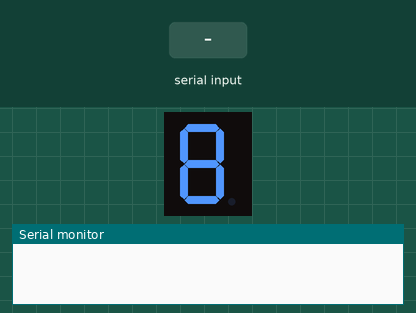
Recording of a sketch running on a simulated Arduino Uno, built with avr-gcc and run on an emulated ATmega328P. Parts: 1-digit seven-segment display, the last lines printed to the serial monitor. Wiring (inferred from the names in the program): 1-digit 7-segment display, segments lit when LOW: segments pin 2, pin 3, pin 4, pin 5, pin 6, pin 7, pin 8. The inputs (shaded band) are chosen by the test bench. The segment pins are drawn as the display they are named for.

Above: at 1.2 s.
1.3 s: "90,45\n" received over Serial
At 3.0 s:
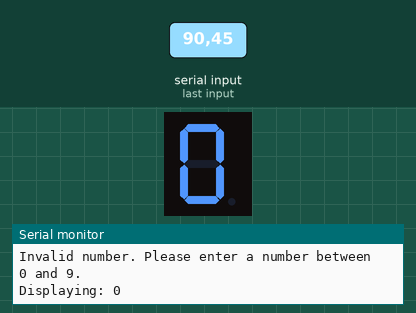
3.8 s: "1\n" received over Serial
At 4.6 s:
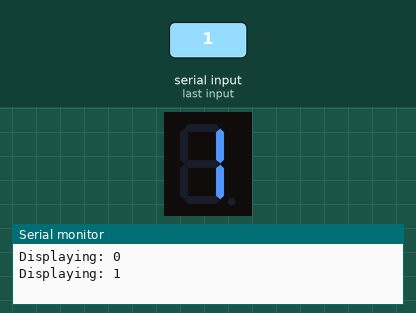
6.3 s: "2\n" received over Serial
At 6.7 s:
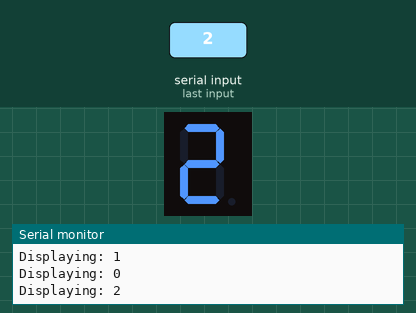
8.8 s: "3\n" received over Serial
At 9.6 s:
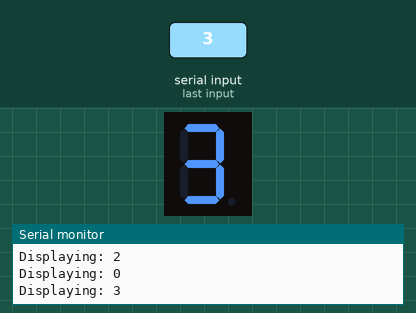
11.3 s: "4\n" received over Serial
At 11.7 s:
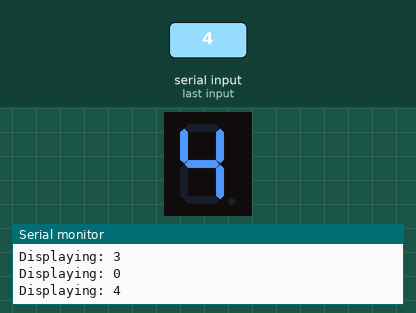
13.8 s: "5\n" received over Serial
At 14.6 s:
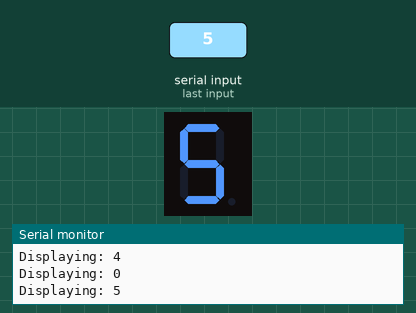
Timing chart, 0 to 16.8 s (numbered marks = the images above; inputs shaded):
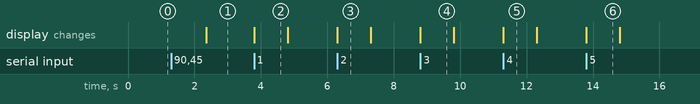

The sketch:

nov.ino
```cpp
int a = 2;
int b = 3;
int c = 4;
int d = 5;
int e = 6;
int f = 7;
int g = 8;

void setup() {
  Serial.begin(9600);
  pinMode(a, OUTPUT);
  pinMode(b, OUTPUT);
  pinMode(c, OUTPUT);
  pinMode(d, OUTPUT);
  pinMode(e, OUTPUT);
  pinMode(f, OUTPUT);
  pinMode(g, OUTPUT);
}

void displayNumber(int number) {
  digitalWrite(a, HIGH);
  digitalWrite(b, HIGH);
  digitalWrite(c, HIGH);
  digitalWrite(d, HIGH);
  digitalWrite(e, HIGH);
  digitalWrite(f, HIGH);
  digitalWrite(g, HIGH);

  switch (number) {
    case 0:
      digitalWrite(a, LOW);
      digitalWrite(b, LOW);
      digitalWrite(c, LOW);
      digitalWrite(d, LOW);
      digitalWrite(e, LOW);
      digitalWrite(f, LOW);
      break;
    case 1:
      digitalWrite(a, HIGH);
      digitalWrite(b, LOW);
      digitalWrite(c, LOW);
      digitalWrite(d, HIGH);
      digitalWrite(e, HIGH);
      digitalWrite(f, HIGH);
      break;
    case 2:
      digitalWrite(a, LOW);
      digitalWrite(b, LOW);
      digitalWrite(c, HIGH);
      digitalWrite(d, LOW);
      digitalWrite(e, LOW);
      digitalWrite(f, HIGH);
      digitalWrite(g, LOW);
      break;
    case 3:
      digitalWrite(a, LOW);
      digitalWrite(b, LOW);
      digitalWrite(c, LOW);
      digitalWrite(d, LOW);
      digitalWrite(e, HIGH);
      digitalWrite(g, LOW);
      break;
    case 4:
      digitalWrite(a, HIGH);
      digitalWrite(b, LOW);
      digitalWrite(c, LOW);
      digitalWrite(d, HIGH);
      digitalWrite(e, HIGH);
      digitalWrite(f, LOW);
      digitalWrite(g, LOW);
      break;
    case 5:
      digitalWrite(a, LOW);
      digitalWrite(b, HIGH);
      digitalWrite(c, LOW);
      digitalWrite(d, LOW);
      digitalWrite(e, HIGH);
      digitalWrite(f, LOW);
      digitalWrite(g, LOW);
      break;
    case 6:
      digitalWrite(a, LOW);
      digitalWrite(b, HIGH);
      digitalWrite(c, LOW);
      digitalWrite(d, LOW);
      digitalWrite(e, LOW);
      digitalWrite(f, LOW);
      digitalWrite(g, LOW);
      break;
    case 7:
      digitalWrite(a, LOW);
      digitalWrite(b, LOW);
      digitalWrite(c, LOW);
      digitalWrite(d, HIGH);
      digitalWrite(e, HIGH);
      digitalWrite(f, HIGH);
      digitalWrite(g, HIGH);
      break;
    case 8:
      digitalWrite(a, LOW);
      digitalWrite(b, LOW);
      digitalWrite(c, LOW);
      digitalWrite(d, LOW);
      digitalWrite(e, LOW);
      digitalWrite(f, LOW);
      digitalWrite(g, LOW);

      break;
    case 9:
      digitalWrite(a, LOW);
      digitalWrite(b, LOW);
      digitalWrite(c, LOW);
      digitalWrite(d, LOW);
      digitalWrite(e, HIGH);
      digitalWrite(f, LOW);
      digitalWrite(g, LOW);
      break;
    default:
      Serial.println("Invalid number");
  }
}

void loop() {
  if (Serial.available() > 0) {
    int number = Serial.parseInt();
    if (number >= 0 && number <= 9) {
      displayNumber(number);
      Serial.print("Displaying: ");
      Serial.println(number);
    } else {
      Serial.println("Invalid number. Please enter a number between 0 and 9.");
    }
  }
}
```

Measured:
- after the input at 1.3 s, the display: changes after 1.1 s (image 1)
- after the input at 3.8 s, the display: changes at once (image 2)
- after the input at 6.3 s, the display: changes at once (image 3)
- after the input at 8.8 s, the display: changes at once (image 4)
- after the input at 11.3 s, the display: changes at once (image 5)
- after the input at 13.8 s, the display: changes at once (image 6)
- what the display in image 2 shows lasts 1.0 s, from 3.8 s to 4.8 s
